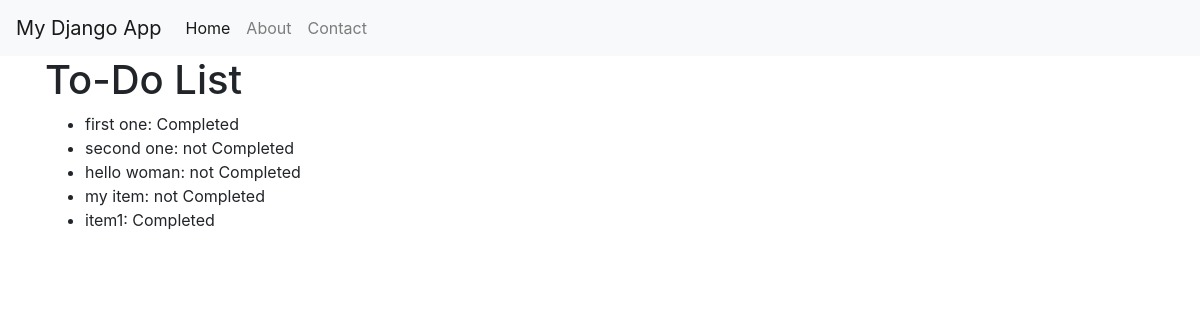
The page /todos/ on the database its author committed.
### myapp/models.py (models this page shows)
class TodoItem(models.Model):
    title = models.CharField(max_length=200)
    completed = models.BooleanField(default=False)

### myapp/views.py (the view)
# urls.py: path("todos/", views.todos, name="todos"),
def todos(request):
    items = TodoItem.objects.all()
    return render(request, "todos.html", {"todos": items})

### myapp/templates/todos.html
{% extends "base.html" %}
{% block content %}
<h1>To-Do List</h1>
<ul>
    {% for todo in todos %}
    <li>
        {{todo.title}}: {% if todo.completed %} Completed {% else %} not Completed {% endif %}
    </li>
    {% endfor %}
</ul>
{% endblock %}

### myapp/templates/base.html (shortened to what this page needs)
<!DOCTYPE html>
<html lang="en">
  <head>
    <link rel="stylesheet" href="https://stackpath.bootstrapcdn.com/bootstrap/4.3.1/css/bootstrap.min.css"  rel="stylesheet" />
  </head>
  <body>
    <nav class="navbar navbar-expand-lg navbar-light bg-light">
      <a class="navbar-brand" href="#">My Django App</a>
      <div class="collapse navbar-collapse" id="navbarNav">
        <ul class="navbar-nav">
          <li class="nav-item active">
            <a class="nav-link" href="#">Home</a>
          </li>
          <li class="nav-item">
            <a class="nav-link" href="#">About</a>
          </li>
          <li class="nav-item">
            <a class="nav-link" href="#">Contact</a>
          </li>
        </ul>
      </div>
    </nav>
    <div class="container">{% block content %} {% endblock %}</div>
  </body>
</html>

### rows shown on the page
TodoItem: title "first one", completed "Completed"
TodoItem: title "second one", completed "not Completed"
TodoItem: title "hello woman", completed "not Completed"
TodoItem: title "my item", completed "not Completed"
TodoItem: title "item1", completed "Completed"
